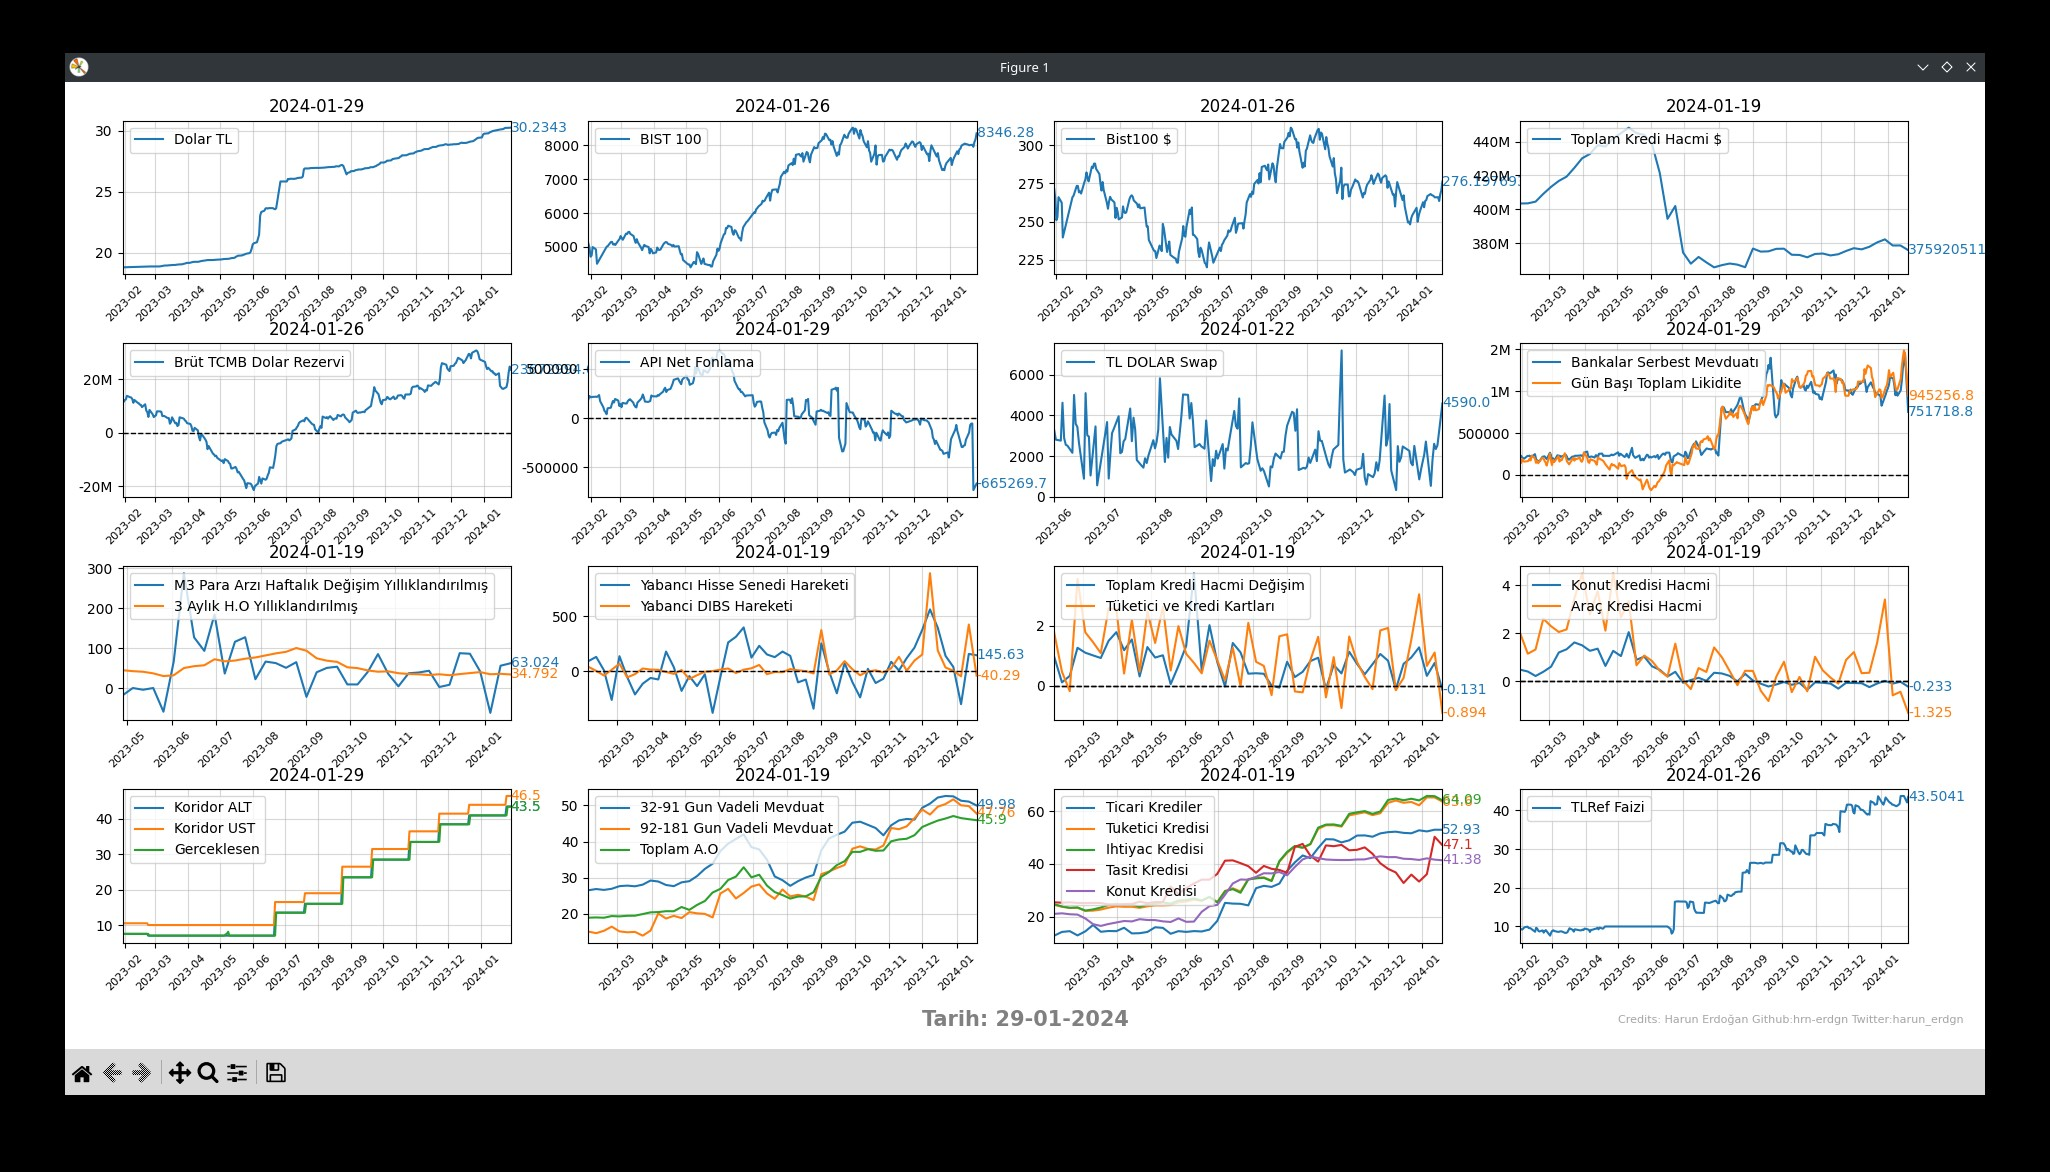

Python code for this plot:
from evds import evdsAPI
from datetime import datetime, timedelta
import matplotlib.pyplot as plt
import matplotlib.style as style
import pandas as pd
from matplotlib.dates import AutoDateLocator, AutoDateFormatter
import matplotlib.dates as mdates
from matplotlib.ticker import FuncFormatter
import time
import matplotlib




####################################################################################
evds = evdsAPI('Beni_Sil_Api_Key_Yaz') #<<<<<< API KEY  Tırnakların içine GIRILECEK#
####################################################################################






print(matplotlib.get_backend())

matplotlib.use('TkAgg')

#plt.style.use('Solarize_Light2')

bugun_tarih = datetime.now().date()
bugun = bugun_tarih.strftime("%d-%m-%Y")
yilonce_tarih = bugun_tarih - timedelta(days=365)
yilonce = yilonce_tarih.strftime("%d-%m-%Y")
ikiyilonce_tarih = bugun_tarih - timedelta(days=730)
ikiyilonce = ikiyilonce_tarih.strftime("%d-%m-%Y")


fig, axes = plt.subplots(4,4,figsize=(6*4,4*3))

#fig.canvas.set_window_title('KartalGozu V1.0')
    
def degerformatla(value, _):
	if abs(value) >= 1e12:
		return f'{value / 1e12:.0f}T'
	elif abs(value) >= 1e9:
		return f'{value / 1e9:.0f}B'
	elif abs(value) >= 1e6:
		return f'{value / 1e6:.0f}M'
	else:
		return f'{value:.0f}'


formatter = FuncFormatter(degerformatla)


def TarihFormatla(veri):
	try:
		veri["Tarih"] = pd.to_datetime(veri["Tarih"], format="%d-%m-%Y").dt.date
		return veri
	except:
		pass





def Yuzdedegisimformatla(veri):
	for tur in veri.columns[1:]:
		veri[tur]= pd.to_numeric(veri[tur], errors='coerce')
		veri[tur] = veri[tur].round(3)



def GrafikCiz(veri, x, y):
	veri = TarihFormatla(veri)
	veri.dropna(axis=1,how="all",inplace=True)
	veri.dropna( inplace=True)
	if "YEARWEEK" in veri.columns:
		veri.drop("YEARWEEK",axis=1,inplace=True)
	for tur in veri.columns[1:]:
		cizgi, = axes[x][y].plot(veri["Tarih"], veri[tur],label=tur)
		axes[x][y].annotate(veri[tur].iloc[-1], xy=(veri["Tarih"].iloc[-1], veri[tur].iloc[-1]), color=cizgi.get_color(), va="center")
	axes[x][y].set_xlim(veri["Tarih"].min(), veri["Tarih"].max())
	axes[x][y].set_title(str(veri["Tarih"].iloc[-1]))
	axes[x][y].legend(loc="upper left")
	axes[x][y].grid(alpha=0.5)
	axes[x][y].yaxis.set_major_formatter(formatter)
	axes[x][y].tick_params(axis='x', rotation=45, labelsize=8)
	if(veri[tur]<0).any():
		axes[x][y].axhline(0, color='black', ls='--', linewidth=1)






#============================================== Dolar TL ============================================================================
print("Dolar TL Verisi Aliniyor ...")
datadolartl = evds.get_data(['TP.DK.USD.A.YTL'], startdate=yilonce, enddate=bugun)
datadolartl.rename(columns={'TP_DK_USD_A_YTL':'Dolar TL'},inplace=True)
GrafikCiz(datadolartl,0,0)


print("Bist Verisi Aliniyor ...")
bist = evds.get_data(['TP.MK.F.BILESIK'], startdate=yilonce, enddate=bugun)
bist.rename(columns={'TP_MK_F_BILESIK':'BIST 100'},inplace=True)
GrafikCiz(bist,0,1)


bistdolar = evds.get_data(['TP.MK.F.BILESIK', 'TP.DK.USD.A.YTL'], startdate=yilonce, enddate=bugun)
bistdolar["Bist100 $"] = bistdolar["TP_MK_F_BILESIK"] / bistdolar["TP_DK_USD_A_YTL"]
bistdolar.drop(['TP_MK_F_BILESIK','TP_DK_USD_A_YTL'], axis=1, inplace=True)
GrafikCiz(bistdolar,0,2)



print("Toplam Kredi Hacmi Verisi Aliniyor ...")
kredihacmidolar = evds.get_data(['TP.KREDI.L001','TP.DK.USD.A.YTL'], startdate=yilonce, enddate=bugun)
kredihacmidolar["Toplam Kredi Hacmi $"] = kredihacmidolar["TP_KREDI_L001"] / kredihacmidolar["TP_DK_USD_A_YTL"]
kredihacmidolar.drop(['TP_KREDI_L001','TP_DK_USD_A_YTL'], axis=1, inplace=True)
GrafikCiz(kredihacmidolar,0,3)


print("Rezerv Verisi Aliniyor ...")
rezerv = evds.get_data(['TP.AB.A02','TP.AB.A10','TP.DK.USD.A.YTL'], startdate=yilonce, enddate=bugun)
rezerv["Brüt TCMB Dolar Rezervi"] = (rezerv["TP_AB_A02"] - rezerv["TP_AB_A10"]) / rezerv["TP_DK_USD_A_YTL"]
rezerv.drop(["TP_AB_A02","TP_AB_A10","TP_DK_USD_A_YTL"], axis=1, inplace=True)
GrafikCiz(rezerv,1,0)





print("Acik Piyasa Islemleri Verisi Aliniyor ...")
tcmbnetfonlama = evds.get_data(['TP.APIFON3'], startdate=yilonce, enddate=bugun)
tcmbnetfonlama.rename(columns={'TP_APIFON3':'API Net Fonlama'},inplace=True)
GrafikCiz(tcmbnetfonlama,1,1)

print("Swap Verisi Aliniyor ...")
bankaswap = evds.get_data(['TP.TLDOV01.SWP'], startdate="01-06-2023", enddate=bugun)
bankaswap.rename(columns={'TP_TLDOV01_SWP':'TL DOLAR Swap'},inplace=True)
GrafikCiz(bankaswap,1,2)





print("Faiz Koridoru Verisi Aliniyor ...")
apioranlari = yabancidegisim = evds.get_data(["TP.PY.P01.ON", "TP.PY.P02.ON", "TP.PY.P06.ON"], startdate=yilonce, enddate=bugun)
apioranlari.rename(columns={'TP_PY_P01_ON':'Koridor ALT', 'TP_PY_P02_ON':'Koridor UST', 'TP_PY_P06_ON':'Gerceklesen'},inplace=True)
GrafikCiz(apioranlari,3,0)


print("Mevduat Faizi Verisi Aliniyor ...")
datafaiz = evds.get_data(['TP.TRY.MT02', "TP.TRY.MT03", "TP.TRY.MT06" ], startdate=yilonce, enddate=bugun)
datafaiz.rename(columns={'TP_TRY_MT02':'32-91 Gun Vadeli Mevduat', 'TP_TRY_MT03':'92-181 Gun Vadeli Mevduat', 'TP_TRY_MT06':'Toplam A.O'},inplace=True)
GrafikCiz(datafaiz,3,1)#mevduat


print("Kredi Faizi Verisi Aliniyor ...")
kredifaizleri = evds.get_data(["TP.KTF18", "TP.KTFTUK01", "TP.KTF101", "TP.KTF11", "TP.KTF12"] , startdate=yilonce, enddate=bugun)
kredifaizleri.rename(columns={'TP_KTF18':'Ticari Krediler', 'TP_KTFTUK01':'Tuketici Kredisi', 'TP_KTF101':'Ihtiyac Kredisi', 'TP_KTF11':'Tasit Kredisi', 'TP_KTF12':'Konut Kredisi'},inplace=True)
GrafikCiz(kredifaizleri,3,2) # kredi faizleri






print("Para Arzi Verisi Aliniyor ...")

arz3 = evds.get_data(['TP.PR.ARZ22'], startdate=yilonce, enddate=bugun, formulas=[1])
arz3.drop('TP_PR_ARZ22', axis=1, inplace=True)
Yuzdedegisimformatla(arz3)
arz3["TP_PR_ARZ22-1"] = arz3["TP_PR_ARZ22-1"] * 52

arz3["3 Aylık H.O Yıllıklandırılmış"] = arz3["TP_PR_ARZ22-1"].rolling(window=13).mean()
arz3.rename(columns={'TP_PR_ARZ22-1':'M3 Para Arzı Haftalık Değişim Yıllıklandırılmış' },inplace=True)
GrafikCiz(arz3,2,0)





print("Kredi Hacmi Verisi Aliniyor ...")

toplamkredidegisim = evds.get_data(['TP.KREDI.L001'], startdate=yilonce, enddate=bugun, formulas=[1])
toplamkredidegisim.drop(["TP_KREDI_L001"], axis=1, inplace=True)
Yuzdedegisimformatla(toplamkredidegisim)
toplamkredidegisim.rename(columns={'TP_KREDI_L001-1':'Toplam Kredi Hacmi Değişim'},inplace=True)
GrafikCiz(toplamkredidegisim,2,2)


print("Tuketici Kredisi Verisi Aliniyor ...")

tuketicikk = evds.get_data(['TP.BFTUKKRE.L002'], startdate=yilonce, enddate=bugun, formulas=[1])
tuketicikk.drop(['TP_BFTUKKRE_L002'], axis=1, inplace=True)
Yuzdedegisimformatla(tuketicikk)
tuketicikk.rename(columns={'TP_BFTUKKRE_L002-1':'Tüketici ve Kredi Kartları'},inplace=True)
GrafikCiz(tuketicikk,2,2)



konut = evds.get_data(['TP.BFTUKKRE.L005'], startdate=yilonce, enddate=bugun, formulas=[1])
Yuzdedegisimformatla(konut)
konut.drop(["TP_BFTUKKRE_L005"], axis=1,inplace=True)
konut.rename(columns={'TP_BFTUKKRE_L005-1':'Konut Kredisi Hacmi'},inplace=True)
GrafikCiz(konut,2,3)


arac = evds.get_data(['TP.BFTUKKRE.L007'], startdate=yilonce, enddate=bugun, formulas=[1])
arac.drop(["TP_BFTUKKRE_L007"], axis=1, inplace=True)
Yuzdedegisimformatla(arac)
arac.rename(columns={'TP_BFTUKKRE_L007-1':'Araç Kredisi Hacmi'},inplace=True)
GrafikCiz(arac,2,3)



print("Yabancilarin Menkul Kiymet Hareketleri Verisi Aliniyor ...")

yabancidegisim = evds.get_data(["TP.MKNETHAR.M7", "TP.MKNETHAR.M8"], startdate=yilonce, enddate=bugun)
yabancidegisim.rename(columns={'TP_MKNETHAR_M7': 'Yabancı Hisse Senedi Hareketi', 'TP_MKNETHAR_M8': 'Yabanci DIBS Hareketi'}, inplace=True)
GrafikCiz(yabancidegisim,2,1)

print("TLRef Verisi Aliniyor ...")

tlref = evds.get_data(["TP.BISTTLREF.ORAN"], startdate=yilonce, enddate=bugun)
tlref.rename(columns={'TP_BISTTLREF_ORAN' : 'TLRef Faizi'}, inplace=True)
GrafikCiz(tlref,3,3)

print("Likidite Verileri Aliniyor ...")

likidite = evds.get_data(["TP.PPIBSM", "TP.PPIGBTL"], startdate=yilonce, enddate=bugun)
likidite.rename(columns={"TP_PPIBSM":"Bankalar Serbest Mevduatı", "TP_PPIGBTL":"Gün Başı Toplam Likidite"}, inplace=True)
GrafikCiz(likidite,1,3)


# Grafiği gösterme
plt.figtext(0.5 ,0.03 , 'Tarih: ' + bugun, ha='center', va='center', fontsize=15, color='gray',  weight='bold') 
plt.figtext(0.9 ,0.03 , 'Credits: Harun Erdoğan Github:hrn-erdgn Twitter:harun_erdgn ', ha='center', va='center', fontsize=8, color='gray', alpha=0.7 ) 

fig.subplots_adjust(left=0.03, right=0.96, top=0.96, hspace=0.45)
plt.show()
